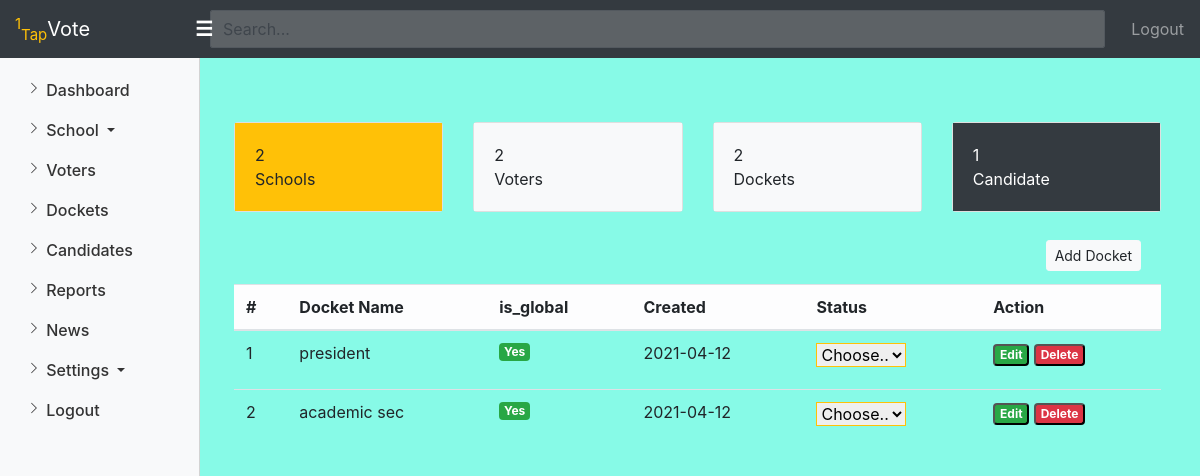
The app's page /app/admin/docket.php (signed in) with its own data.
### tables this page shows
CREATE TABLE docket
(
  docket_id INT(11) NOT NULL AUTO_INCREMENT,
  docket_name VARCHAR(100) NOT NULL,
  is_global enum('1','0') DEFAULT '1',
  created_on TIMESTAMP DEFAULT CURRENT_TIMESTAMP,
  PRIMARY KEY (docket_id)
);

### api/docket.php (the view, shortened to what this page needs)
<?php
function get_docket($conn){
$docket="SELECT * FROM docket";
    $result = $conn->query($docket);
    $no = 0;
    if ($result->num_rows > 0) {
        while ($row = $result->fetch_assoc()) {
            $no ++;
            if ($row['is_global'] == 1) {
               $status = '<p><span class="badge badge-success">Yes</span></p>';
            } else {
                $status = '<p><span class="badge badge-danger">No</span></p>';
            }
            if ($row['is_global'] == 1) {
               $action = '<option value="2" class="badge-danger">Not</option>';
            } else {
                $action = '<option value="1" class="badge-success">Global</option>';
            }
            $date = new DateTime($row['created_on']);
            $format=$date->format('Y-m-d');
           echo '<tr>
<td>'.$no.'</td>
<td>'.$row['docket_name'].'</td>
<td>'.$status.'</td>
<td>'.$format.'</td>
<td>
<select class="border-warning" onchange="docket_status(this.value,'.$row['docket_id'].')">
            <option selected="true" disabled="disabled">Choose..</option>
            '.$action.'
        </select>
</td>
<td>
<button type="button" class="badge badge-success btn-sm editbtn" data-toggle="modal" data-keyboard="false"
data-backdrop="static" data-target="#docketModal" data-id='.$row['docket_id'].' data-name='.$row['docket_name'].'>Edit</button>
<button type="button" class="badge badge-danger btn-sm delete" data-id='.$row['docket_id'].'>Delete</button>
</td>
            </tr>';
        }
    } else {
        echo "0 results";
    }
}
?>

### assets/css/custom.css (style rules this page uses)
* { box-sizing: border-box; margin: 0; padding: 0; }
:root { --maincolor: rgb(135, 250, 231); --white: #fff; }
body { background-color: var(--maincolor); }

### records on screen
docket: docket_name "president", is_global "Yes", created_on "2021-04-12"
docket: docket_name "academic sec", is_global "Yes", created_on "2021-04-12"

### other values on screen
$row[0] "2"
$row[0] "1"
